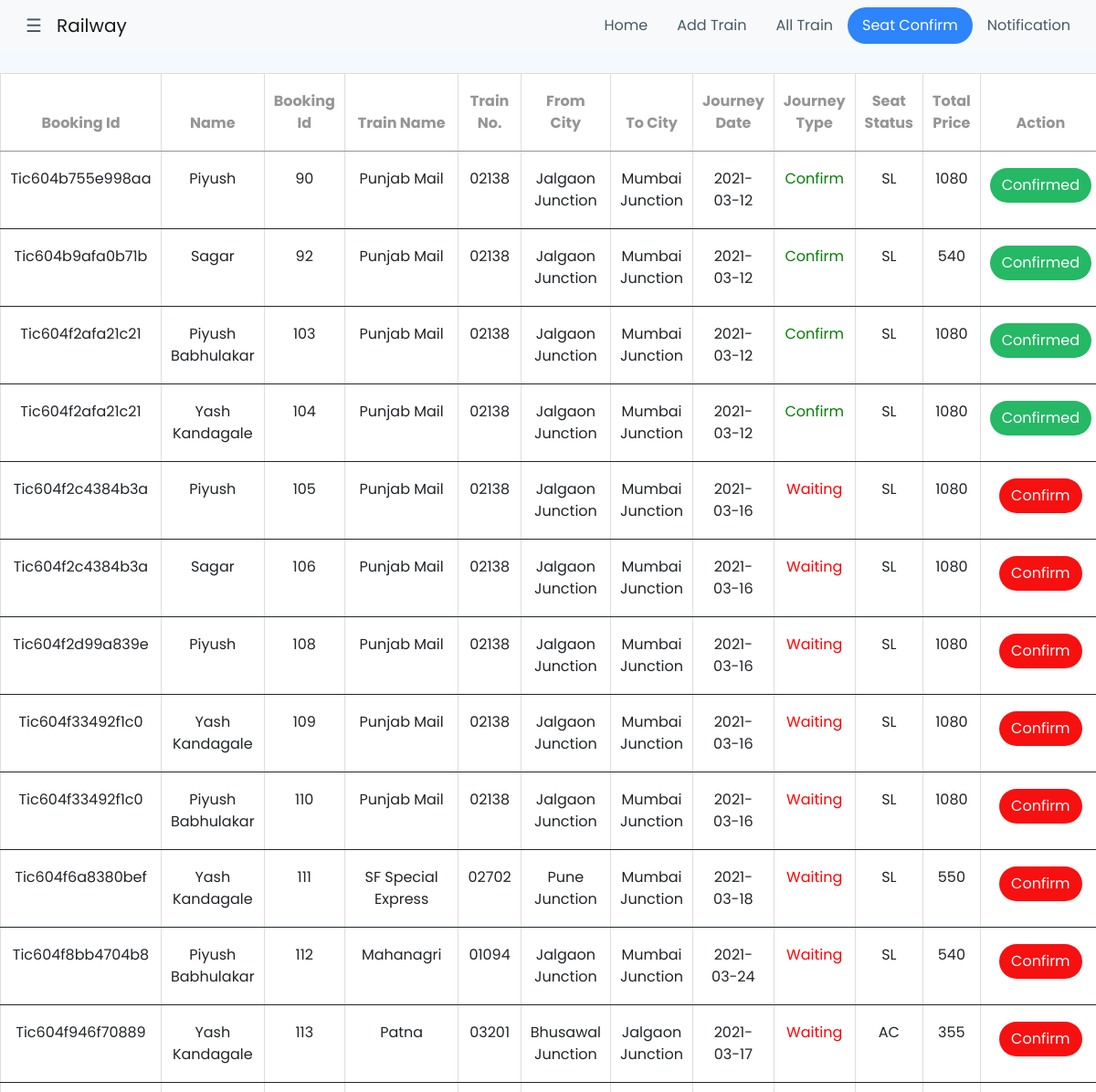
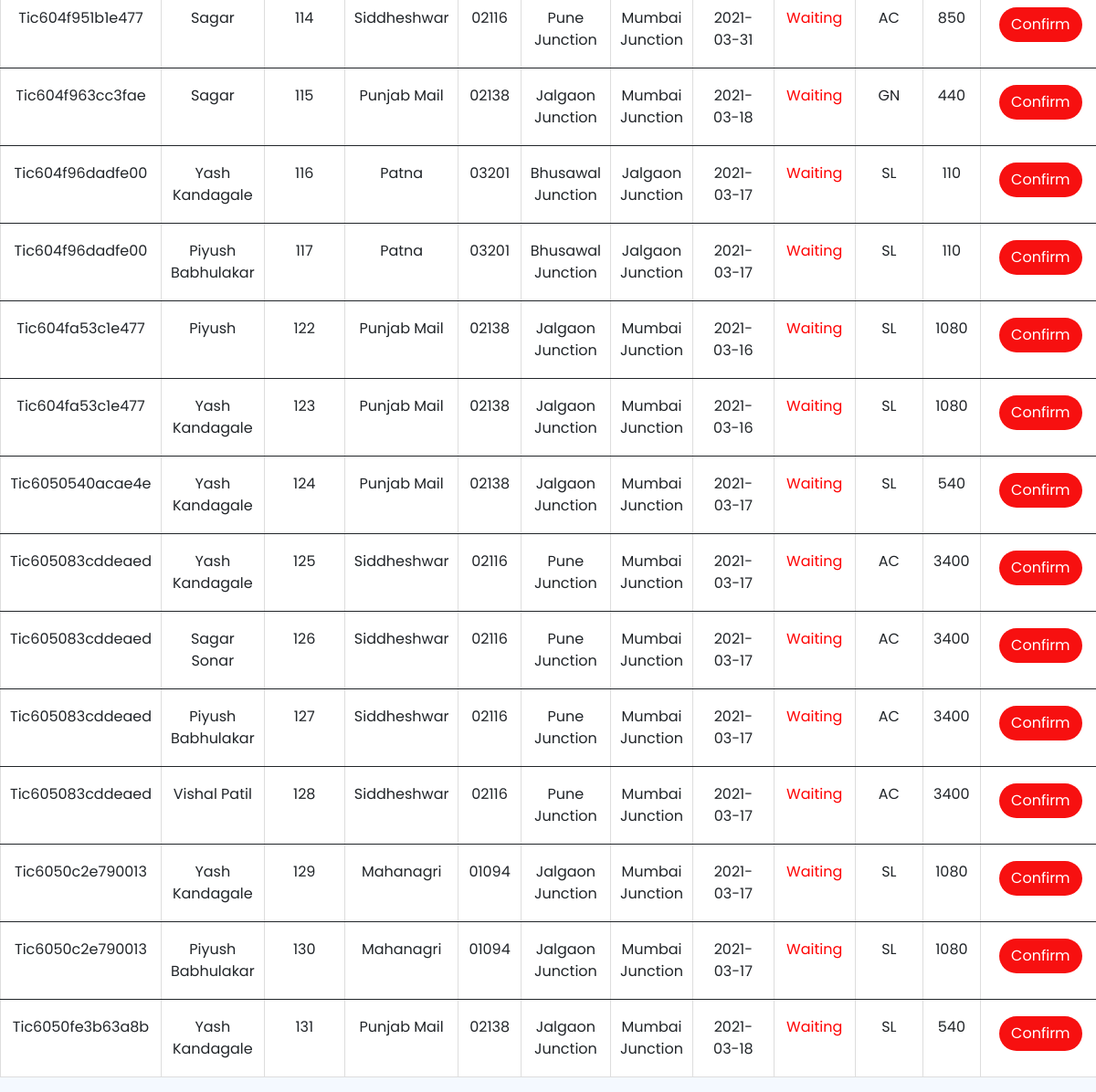
/Railway/seat_conf.php, run on the app's committed database (2 pictures, top to bottom).
### tables this page shows
CREATE TABLE `book_t` (
  `id` int(255) NOT NULL,
  `f_name` varchar(255) NOT NULL,
  `age` varchar(255) NOT NULL,
  `gender` varchar(255) NOT NULL,
  `phone` varchar(255) NOT NULL,
  `price_t` varchar(255) NOT NULL,
  `ticki_id` varchar(255) NOT NULL,
  `user_id` varchar(255) NOT NULL,
  `total_price` varchar(255) NOT NULL,
  `payment` varchar(255) NOT NULL,
  `journy_date` varchar(255) NOT NULL,
  `train_no` varchar(255) NOT NULL,
  `train_name` varchar(255) NOT NULL,
  `train_from` varchar(255) NOT NULL,
  `train_to` varchar(255) NOT NULL,
  `train_type` varchar(255) NOT NULL,
  `train_id` varchar(255) NOT NULL,
  `seat_con` varchar(255) NOT NULL DEFAULT 'Waiting',
  `train_coach` varchar(255) NOT NULL,
  `seat_type` varchar(255) NOT NULL
);

### Railway/seat_conf.php (the view, shortened to what this page needs)
<!DOCTYPE html>
<html>
<head>
    <link href="https://cdn.jsdelivr.net/npm/bootstrap@5.0.0-beta2/dist/css/bootstrap.min.css" rel="stylesheet">
    <link rel="stylesheet" href="https://stackpath.bootstrapcdn.com/font-awesome/4.7.0/css/font-awesome.min.css">
</head>
<body>
 <nav class="navbar navbar-expand-lg navbar-light bg-light">
  <div class="container-fluid">
    <a class="navbar-brand" href="#"><span style="font-size:20px;cursor:pointer;color: #455A64;" onclick="openNav()">&nbsp &nbsp&#9776;</span>&nbsp&nbsp  Railway</a>
    <div class="collapse navbar-collapse justify-content-end" id="navbarSupportedContent">
      <ul class="nav justify-content-end">
  <li class="nav-item">
    <a class="nav-link nav_link" aria-current="page" href="home.php" style="color: #455A64; border-radius: 50px;">Home</a>
  </li>
  <li class="nav-item">
    <a class="nav-link nav_link" href="addtrains.php" style="color: #455A64; border-radius: 50px;">Add Train</a>
  </li>
  <li class="nav-item">
    <a class="nav-link nav_link" href="alltrain.php" style="color: #455A64; border-radius: 50px;">All Train</a>
  </li>
  <li class="nav-item">
    <a class="nav-link nav_link" href="seat_conf.php" style="color: #fff; border-radius: 50px; background: #2D84FB;">Seat Confirm</a>
  </li>
  <li class="nav-item">
    <a class="nav-link nav_link" href="notification.php" style="color: #455A64; border-radius: 50px;">Notification</a>
  </li>
</ul>
    </div>
  </div>
</nav>
<br>
	<form method="post">
		<table class="table">
			<thead>
				<th>Booking Id</th>
		        <th>Name</th>
		        <th>Booking Id</th>
		        <th>Train Name</th>
		        <th>Train No.</th>
		        <th>From City</th>
		        <th>To City</th>
		        <th>Journey Date</th>
		        <th>Journey Type</th>
		        <th>Seat Status</th>
		        <th>Total Price</th>
		        <th>Action</th>
			</thead>
<?php
$conn = mysqli_connect("localhost","root","","railway");
$sql = " select * from book_t ";
$run = mysqli_query($conn,$sql);
while ($row = mysqli_fetch_array($run))
{
?>
<tbody>
	<tr>
		<td data-label="Booking Id"><?php echo $row['ticki_id']; ?></td>
		<td data-label="Name"><?php echo $row['f_name']; ?></td>
		<td data-label="Booking Id"><?php echo $row['id']; ?></td>
		<td data-label="Train Name"><?php echo $row['train_name']; ?></td>
		<td data-label="Train No."><?php echo $row['train_no']; ?></td>
		<td data-label="From City"><?php echo $row['train_from']; ?></td>
		<td data-label="To City"><?php echo $row['train_to']; ?></td>
		<td data-label="Journey Date"><?php echo $row['journy_date']; ?></td>
		<td data-label="Journey Type">
			 <?php
           if ($row['seat_con'] == "Waiting")
           {
             ?>
                 <span style="color: red;"><?php echo $row['seat_con']; ?></span>
             <?php
           }
           else
           {
           	?>
           	   <span style="color: green;"><?php echo $row['seat_con']; ?></span>
           	<?php
           }
        ?>
		</td>
		<td data-label="Seat Status"><?php echo $row['train_type']; ?></td>
		<td data-label="Total Price"><?php echo $row['total_price']; ?></td>
		<td data-label="Action">
			 <?php
           if ($row['seat_con'] == "Waiting")
           {
             ?>
                 <a href="confirm_seat.php?id=<?php echo $row['id']; ?>"><input type="button" name="" value="Confirm" class="btn  rounded-pill" style="background: #F71010; color: #fff;" ></a>
             <?php
           }
           else
           {
           	?>
           	  <button class="btn  rounded-pill" style="background: #25B865; color: #fff;">Confirmed</button>
           	<?php
           }
        ?>
			</td>
	</tr>
</tbody>
<?php } ?>
		</table>
	</form>
</body>
</html>

### Railway/seat_conf.php (style rules this page uses)
body { font-family: 'Poppins', sans-serif; background: #F4F9FF; }
.table { width: 100%; border-collapse: collapse; background-color: #fff; }
.table td , .table th { padding: 18px 10px; border:1px solid #ddd; text-align: center; font-size: 16px; }
.table td { border:1px solid #ddd; }
.table th { border:1px solid #ddd; background: #ffff; color: #969494; }

### data on the page
book_t: ticki "Tic604b755e998aa", f_name "Piyush", id "90", train_name "Punjab Mail", train_no "02138", train_from "Jalgaon Junction", train_to "Mumbai Junction", journy_date "2021-03-12", seat_con "Confirm", train_type "SL", total_price "1080", shows "Confirmed"
book_t: ticki "Tic604b9afa0b71b", f_name "Sagar", id "92", train_name "Punjab Mail", train_no "02138", train_from "Jalgaon Junction", train_to "Mumbai Junction", journy_date "2021-03-12", seat_con "Confirm", train_type "SL", total_price "540", shows "Confirmed"
book_t: ticki "Tic604f2afa21c21", f_name "Piyush Babhulakar", id "103", train_name "Punjab Mail", train_no "02138", train_from "Jalgaon Junction", train_to "Mumbai Junction", journy_date "2021-03-12", seat_con "Confirm", train_type "SL", total_price "1080", shows "Confirmed"
book_t: ticki "Tic604f2afa21c21", f_name "Yash Kandagale", id "104", train_name "Punjab Mail", train_no "02138", train_from "Jalgaon Junction", train_to "Mumbai Junction", journy_date "2021-03-12", seat_con "Confirm", train_type "SL", total_price "1080", shows "Confirmed"
book_t: ticki "Tic604f2c4384b3a", f_name "Piyush", id "105", train_name "Punjab Mail", train_no "02138", train_from "Jalgaon Junction", train_to "Mumbai Junction", journy_date "2021-03-16", seat_con "Waiting", train_type "SL", total_price "1080"
book_t: ticki "Tic604f2c4384b3a", f_name "Sagar", id "106", train_name "Punjab Mail", train_no "02138", train_from "Jalgaon Junction", train_to "Mumbai Junction", journy_date "2021-03-16", seat_con "Waiting", train_type "SL", total_price "1080"
book_t: ticki "Tic604f2d99a839e", f_name "Piyush", id "108", train_name "Punjab Mail", train_no "02138", train_from "Jalgaon Junction", train_to "Mumbai Junction", journy_date "2021-03-16", seat_con "Waiting", train_type "SL", total_price "1080"
book_t: ticki "Tic604f33492f1c0", f_name "Yash Kandagale", id "109", train_name "Punjab Mail", train_no "02138", train_from "Jalgaon Junction", train_to "Mumbai Junction", journy_date "2021-03-16", seat_con "Waiting", train_type "SL", total_price "1080"
book_t: ticki "Tic604f33492f1c0", f_name "Piyush Babhulakar", id "110", train_name "Punjab Mail", train_no "02138", train_from "Jalgaon Junction", train_to "Mumbai Junction", journy_date "2021-03-16", seat_con "Waiting", train_type "SL", total_price "1080"
book_t: ticki "Tic604f6a8380bef", f_name "Yash Kandagale", id "111", train_name "SF Special Express", train_no "02702", train_from "Pune Junction", train_to "Mumbai Junction", journy_date "2021-03-18", seat_con "Waiting", train_type "SL", total_price "550"
book_t: ticki "Tic604f8bb4704b8", f_name "Piyush Babhulakar", id "112", train_name "Mahanagri", train_no "01094", train_from "Jalgaon Junction", train_to "Mumbai Junction", journy_date "2021-03-24", seat_con "Waiting", train_type "SL", total_price "540"
book_t: ticki "Tic604f946f70889", f_name "Yash Kandagale", id "113", train_name "Patna", train_no "03201", train_from "Bhusawal Junction", train_to "Jalgaon Junction", journy_date "2021-03-17", seat_con "Waiting", train_type "AC", total_price "355"
book_t: ticki "Tic604f951b1e477", f_name "Sagar", id "114", train_name "Siddheshwar", train_no "02116", train_from "Pune Junction", train_to "Mumbai Junction", journy_date "2021-03-31", seat_con "Waiting", train_type "AC", total_price "850"
book_t: ticki "Tic604f963cc3fae", f_name "Sagar", id "115", train_name "Punjab Mail", train_no "02138", train_from "Jalgaon Junction", train_to "Mumbai Junction", journy_date "2021-03-18", seat_con "Waiting", train_type "GN", total_price "440"
book_t: ticki "Tic604f96dadfe00", f_name "Yash Kandagale", id "116", train_name "Patna", train_no "03201", train_from "Bhusawal Junction", train_to "Jalgaon Junction", journy_date "2021-03-17", seat_con "Waiting", train_type "SL", total_price "110"
book_t: ticki "Tic604f96dadfe00", f_name "Piyush Babhulakar", id "117", train_name "Patna", train_no "03201", train_from "Bhusawal Junction", train_to "Jalgaon Junction", journy_date "2021-03-17", seat_con "Waiting", train_type "SL", total_price "110"
book_t: ticki "Tic604fa53c1e477", f_name "Piyush", id "122", train_name "Punjab Mail", train_no "02138", train_from "Jalgaon Junction", train_to "Mumbai Junction", journy_date "2021-03-16", seat_con "Waiting", train_type "SL", total_price "1080"
book_t: ticki "Tic604fa53c1e477", f_name "Yash Kandagale", id "123", train_name "Punjab Mail", train_no "02138", train_from "Jalgaon Junction", train_to "Mumbai Junction", journy_date "2021-03-16", seat_con "Waiting", train_type "SL", total_price "1080"
book_t: ticki "Tic6050540acae4e", f_name "Yash Kandagale", id "124", train_name "Punjab Mail", train_no "02138", train_from "Jalgaon Junction", train_to "Mumbai Junction", journy_date "2021-03-17", seat_con "Waiting", train_type "SL", total_price "540"
book_t: ticki "Tic605083cddeaed", f_name "Yash Kandagale", id "125", train_name "Siddheshwar", train_no "02116", train_from "Pune Junction", train_to "Mumbai Junction", journy_date "2021-03-17", seat_con "Waiting", train_type "AC", total_price "3400"
book_t: ticki "Tic605083cddeaed", f_name "Sagar Sonar", id "126", train_name "Siddheshwar", train_no "02116", train_from "Pune Junction", train_to "Mumbai Junction", journy_date "2021-03-17", seat_con "Waiting", train_type "AC", total_price "3400"
book_t: ticki "Tic605083cddeaed", f_name "Piyush Babhulakar", id "127", train_name "Siddheshwar", train_no "02116", train_from "Pune Junction", train_to "Mumbai Junction", journy_date "2021-03-17", seat_con "Waiting", train_type "AC", total_price "3400"
book_t: ticki "Tic605083cddeaed", f_name "Vishal Patil", id "128", train_name "Siddheshwar", train_no "02116", train_from "Pune Junction", train_to "Mumbai Junction", journy_date "2021-03-17", seat_con "Waiting", train_type "AC", total_price "3400"
book_t: ticki "Tic6050c2e790013", f_name "Yash Kandagale", id "129", train_name "Mahanagri", train_no "01094", train_from "Jalgaon Junction", train_to "Mumbai Junction", journy_date "2021-03-17", seat_con "Waiting", train_type "SL", total_price "1080"
book_t: ticki "Tic6050c2e790013", f_name "Piyush Babhulakar", id "130", train_name "Mahanagri", train_no "01094", train_from "Jalgaon Junction", train_to "Mumbai Junction", journy_date "2021-03-17", seat_con "Waiting", train_type "SL", total_price "1080"
book_t: ticki "Tic6050fe3b63a8b", f_name "Yash Kandagale", id "131", train_name "Punjab Mail", train_no "02138", train_from "Jalgaon Junction", train_to "Mumbai Junction", journy_date "2021-03-18", seat_con "Waiting", train_type "SL", total_price "540"
